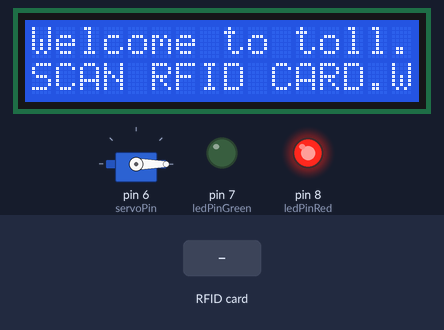
A sketch run on a simulated Arduino Uno, built with avr-gcc and run on an emulated ATmega328P. Parts: 16×2 character LCD, servo, output pins drawn as LEDs (lit = HIGH). The inputs (shaded band) are chosen by the test bench. Pins used as bus, display or sensor lines are not drawn; what the sketch prints to the serial monitor is not drawn.

Above: at 1.3 s.
1.4 s: RFID card A5 75 AD 9B held to the reader
At 1.59 s:
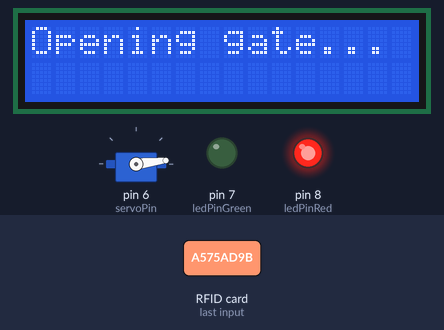
At 11.3 s:
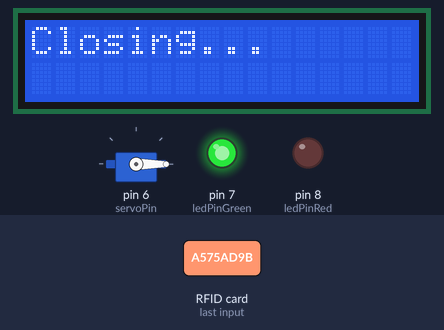
Timing chart, 0 to 11.6 s (numbered marks = the images above; inputs shaded):
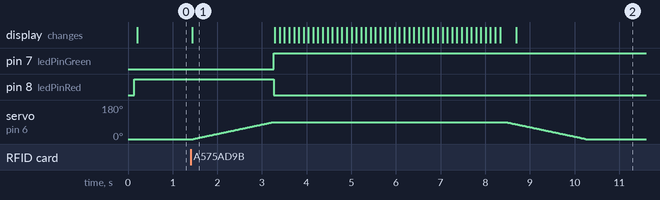

The sketch:

rfid_toll_gate.ino
```cpp
#include <SPI.h>
#include <MFRC522.h>
#include <Servo.h>
#include <Wire.h>
#include <LiquidCrystal_I2C.h>

const int SS_PIN = 10, RST_PIN = 9, ledPinGreen = 7, ledPinRed = 8, servoPin = 6;

MFRC522 rfid(SS_PIN, RST_PIN);
Servo myServo;
String predefinedCardUID = "a575ad9b";  // enter the UID of the card to be read here
LiquidCrystal_I2C lcd(0x27, 16, 2);

void setup() {
  Serial.begin(9600);
  SPI.begin();
  rfid.PCD_Init();  // initialize the reader
  // initialize the LCD
  lcd.init();
  lcd.backlight();
  lcd.clear();
  pinMode(ledPinGreen, OUTPUT);
  pinMode(ledPinRed, OUTPUT);
  myServo.attach(servoPin);
  // set the servo to 0 degrees
  myServo.write(0);
}
/*
==============================================================================================
  FUNCTION: idleSequence - turns on red LED, turns off green LED, closes the servo gate, and
  displays a welcome message.
  PARAMETERS: none
==============================================================================================
*/
void idleSequence(void) {
  digitalWrite(ledPinRed, HIGH);
  digitalWrite(ledPinGreen, LOW);
  myServo.write(0);
  lcd.print("Welcome to toll.");
  lcd.setCursor(0, 1);
  lcd.print("SCAN RFID CARD.");
}
/*
============================================================================
  FUNCTION: displayOpeningMessage - displays a message while the gate opens.
  PARAMETERS: none
============================================================================
*/
void displayOpeningMessage(void) {
  lcd.clear();
  lcd.setCursor(0, 0);
  lcd.print("Opening gate...");
}
/*
======================================================================================================
  FUNCTION: gateOpen - opens the servo gate, turns on green LED and turns off red LED.
  PARAMETERS: speed (default is 20) - sets the speed through the delay.
  Higher - slower
  Lower - faster
======================================================================================================
*/
void gateOpen(int speed = 20) {
  for (int angle = 0; angle <= 90; angle++) {
    myServo.write(angle);
    delay(speed);
  }
  digitalWrite(ledPinGreen, HIGH);
  digitalWrite(ledPinRed, LOW);
}
/*
============================================================================================
  FUNCTION: displayProceedMessage - displays the proceed message
  PARAMETERS: maxCycles (default is 3) - the maximum cycle count for displaying the arrows.
  Adjust for longer or shorter cycles.
  speed (default is 100) - sets the speed of the arrows being displayed.
  Higher - slower
  Lower - faster
============================================================================================
*/
void displayProceedMessage(int maxCycles = 3, int arrowSpeed = 100) {
  lcd.clear();
  lcd.print("PLEASE PROCEED.");
  for (int cycle = 0; cycle < maxCycles; cycle++) {
    for (int col = 0; col < 16; col++) {
      lcd.setCursor(col, 1);
      lcd.print(">>>");
      delay(arrowSpeed);  // then prints the characters every 100 ms
      lcd.setCursor(col, 1);
      lcd.print("   ");  // overwrites previous arrows with spaces
    }
  }
}
/*
=====================================================================================================
  FUNCTION: gateClose - closes the servo gate.
  PARAMETERS: speed (default is 20) - sets the speed through the delay.
  Higher - slower
  Lower - faster
=====================================================================================================
*/
void gateClose(int speed = 20) {
  for (int angle = 90; angle >= 0; angle--) {
    myServo.write(angle);
    delay(speed);
  }
}
/*
============================================================================================================
  FUNCTION: displayClosingMessage - displays the closing message, turns on red LED and turns off green LED.
  PARAMETERS: none
============================================================================================================
*/
void displayClosingMessage(void) {
  lcd.clear();
  lcd.setCursor(0, 0);
  lcd.print("Closing...");
}
/*
=======================================================================
  FUNCTION: unauthorizedSequence - closes servo gate, turns on red LED,
  and displays a message when unauthorized card is detected.
  PARAMETERS: none
=======================================================================
*/
void unauthorizedSequence(void) {
  myServo.write(0);
  digitalWrite(ledPinRed, HIGH);
  digitalWrite(ledPinGreen, LOW);
  lcd.clear();
  lcd.setCursor(0, 0);
  lcd.print("You shall not");
  lcd.setCursor(3, 1);
  lcd.print("pass!");
  delay(1000);
  lcd.clear();
  lcd.setCursor(0, 0);
  lcd.print("UNAUTHORIZED CARD.");
  delay(3000);
}

void loop() {
  // if new RFID tag is near the reader & card serial is read
  if (rfid.PICC_IsNewCardPresent() && rfid.PICC_ReadCardSerial()) {
    String cardUID = "";
    for (byte i = 0; i < rfid.uid.size; i++) {  // decodes UID
      cardUID += String(rfid.uid.uidByte[i] < 0x10 ? "0" : "");
      cardUID += String(rfid.uid.uidByte[i], HEX);
    }
    Serial.print("Card UID:  ");
    Serial.println(cardUID);
    // if the RFID tag matches predefined tag
    if (cardUID.equals(predefinedCardUID)) {
      displayOpeningMessage();
      gateOpen(); // parameters: (speed) default: (20)
      displayProceedMessage(); // parameters: (maxCycle, arrowSpeed) default: (3, 100)
      displayClosingMessage();
      gateClose(); // parameters: (speed) default: (20)
    } else {
      unauthorizedSequence();
    }
    delay(2000);  // 2s delay before reading card again
    while (rfid.PICC_IsNewCardPresent()) {
      delay(100);
    }
  } else {
    idleSequence();
  }
}
```

Measured:
- after the input at 1.4 s, pin 7 (ledPinGreen): LOW → HIGH after 1.9 s; pin 8 (ledPinRed): HIGH → LOW after 1.9 s; servo on pin 6 (servoPin): rises from 0° to 90° in 1.8 s, then falls to 0° in 7.0 s; the display: changes at once (image 1)
